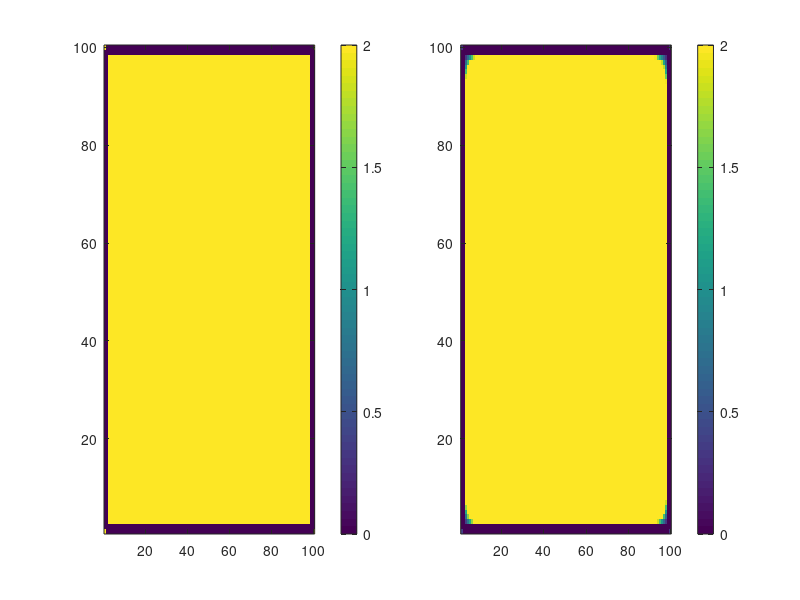

Here is the MATLAB script that generated this plot:
Tmax=500;Xmax=100;
A=zeros(Xmax,Xmax,Tmax);I=zeros(Xmax,Xmax,Tmax);
A(48:52,48:52,1)=1;                          
dt=0.01;da=20;aa=6;di=0.1;ii=-2;ia=-30;ai=0.5;
for T=1:Tmax
    A(:,:,T+1)=dt*(4*da*del2(A(:,:,T))+aa*A(:,:,T)+ia*I(:,:,T))+A(:,:,T);
    I(:,:,T+1)=dt*(4*di*del2(I(:,:,T))+ii*I(:,:,T)+ai*A(:,:,T))+I(:,:,T);
end
figure('Position',[0 300 1000 400]);
for T=1:20:Tmax
    subplot(1,2,1);imagesc(A(:,:,T),[0 2]);set(gca,'YDir','normal');colorbar;
    subplot(1,2,2);imagesc(I(:,:,T),[0 2]);set(gca,'YDir','normal');colorbar;
    pause(0.0001);
end

